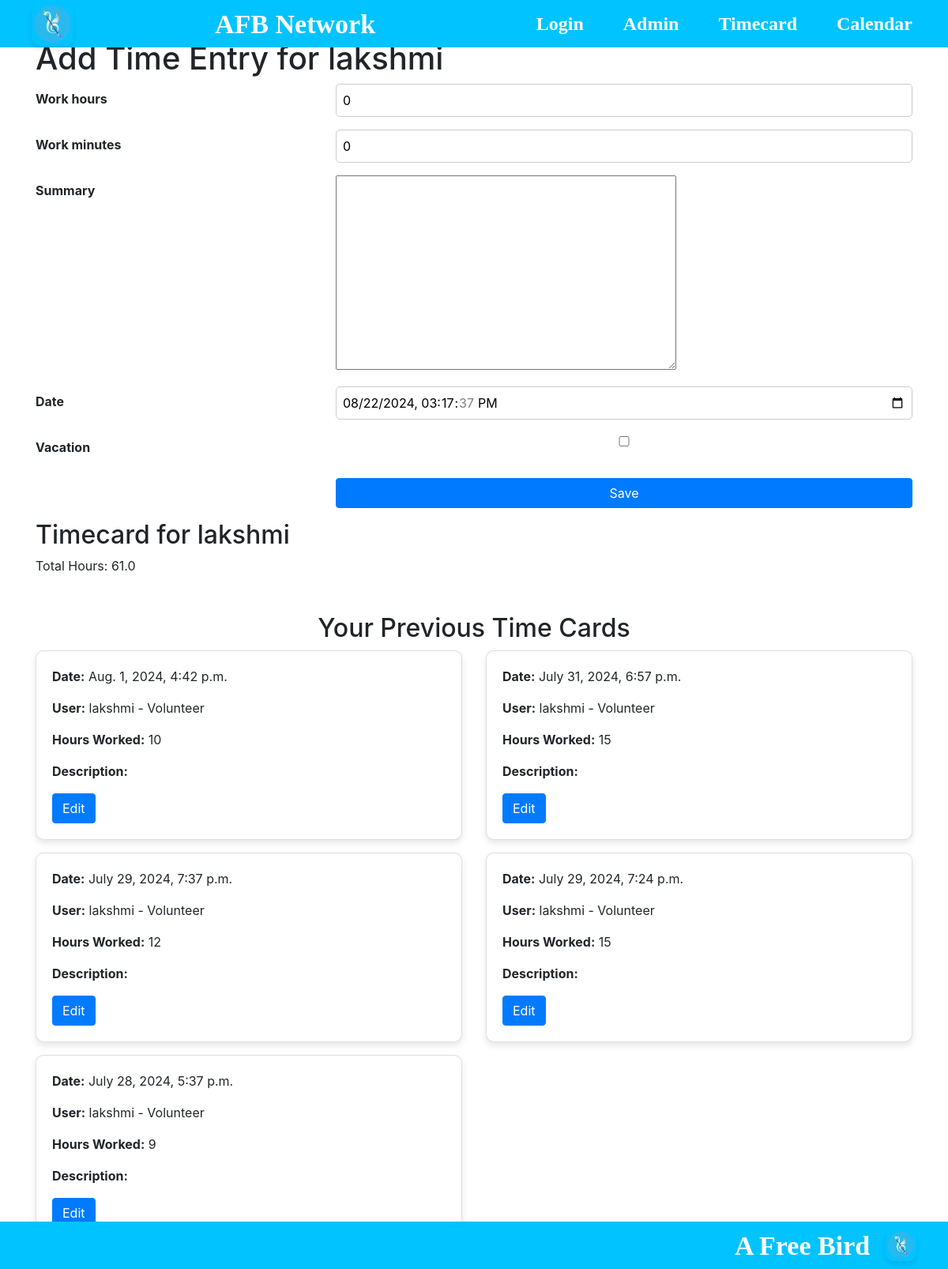
/timecard/1/ (signed in), run on an earlier commit of the app's database.
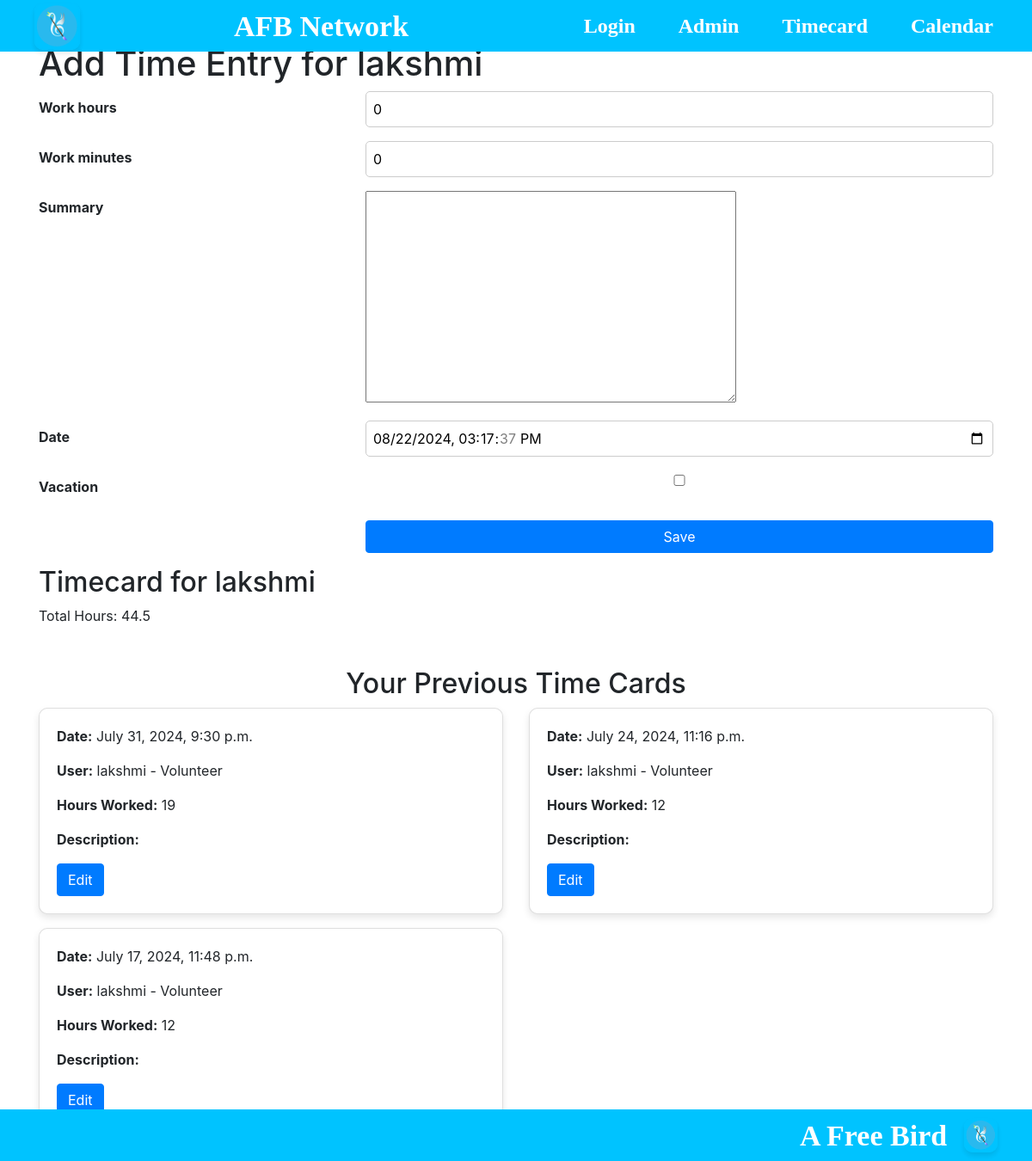
And on a later commit of the database.
### afb_network/models.py (models this page shows, shortened)
class TimeEntry(models.Model):
    user = models.ForeignKey(User, on_delete=models.CASCADE, default=None)
    work_hours = models.PositiveIntegerField(default=0)
    work_minutes = models.PositiveIntegerField(default=0)
    summary = models.TextField(max_length=255, blank=True, null=True)
    date = models.DateTimeField(default=now)
    vacation = models.BooleanField(default=False)  # Field to specify absence
    employee = models.ForeignKey(EmployeeProfile, on_delete=models.CASCADE, related_name='time_entries', blank=True, null=True)
    @property
    def hours_to_minutes(self):
        return self.work_hours * 60 + self.work_minutes

class EmployeeProfile(models.Model):
    user = models.OneToOneField(User, on_delete=models.CASCADE)
    position = models.CharField(max_length=100)
    bio = models.TextField()
    start_date = models.DateField(blank=True, null=True)
    end_date = models.DateField(blank=True, null=True)
    department = models.ForeignKey(Department, on_delete=models.CASCADE)  # Changed from CharField to ForeignKey
    image = models.ImageField(upload_to='profile_images/', blank=True, null=True)  # Add this line
    def __str__(self):
        return f"{self.user.username} - {self.position}"

### afb_network/views.py (the view)
# urls.py: path('timecard/<int:user_id>/', views.user_timecard, name='user_timecard'),
@login_required
def user_timecard(request, user_id):
    user = get_object_or_404(User, id=user_id)
    if request.method == 'POST':
        form = TimeEntryForm(request.POST)
        if form.is_valid():
            time_entry = form.save(commit=False)
            time_entry.user = user  # Assign the User instance
            time_entry.save()
            messages.success(request, 'Timecard submitted successfully.')
            return redirect('user_timecard', user_id=user_id)
    else:
        form = TimeEntryForm()
    employee = get_object_or_404(EmployeeProfile, user=user )
    time_entries = TimeEntry.objects.filter(employee=employee).order_by('-date')
    total_hours = sum(entry.hours_to_minutes for entry in time_entries) / 60
    users = User.objects.all()
    context = {
        'time_entries': time_entries,
        'total_hours': total_hours,
        'user_id': user_id,
        'form': form,
        'user': user
    }
    return render(request, 'timecard.html', context)

### afb_network/forms.py
class TimeEntryForm(forms.ModelForm):
    class Meta:
        model = TimeEntry
        fields = ['work_hours', 'work_minutes', 'summary', 'date', 'vacation']
        widgets = {
            'date': forms.DateTimeInput(attrs={'type': 'datetime-local'}),
        }

### afb_network/source/templates/timecard.html (shortened to what this page needs)
{% extends 'base.html' %}
{% block content %}
<!DOCTYPE html>
<html lang="en">
<head>
    <link rel="stylesheet" href="https://stackpath.bootstrapcdn.com/bootstrap/4.5.2/css/bootstrap.min.css">
</head>
<body>
    <div class="container">
        <h1>Add Time Entry for {{ user }}</h1>
        <form method="post" class="form-group">
            {% for field in form %}
            <div class="form-group row">
                <label class="col-sm-4 col-form-label" for="id_{{ field.name }}">{{ field.label }}</label>
                <div class="col-sm-8">
                    {{ field }}
                </div>
            </div>
            {% endfor %}
            <div class="form-group row">
                <div class="col-sm-8 offset-sm-4">
                    <button type="submit" class="btn btn-primary btn-block">Save</button>
                </div>
            </div>
        <h2>Timecard for {{ user }}</h2>
        <p>Total Hours: {{ total_hours }}</p>
        <div class="row mt-5">
            <div class="col-md-12">
                <h2 class="text-center">Your Previous Time Cards</h2>
                <div class="row">
                    {% for entry in time_entries %}
                    <div class="col-md-6">
                        <div class="card mb-3">
                            <div class="card-body">
                                <p><strong>Date:</strong> {{ entry.date }}</p>
                                <p><strong>User:</strong> {{ entry.employee}}</p>
                                <p><strong>Hours Worked:</strong> {{ entry.work_hours }}</p>
                                <p><strong>Description:</strong> {{ entry.description }}</p>
                                <a href="{% url 'edit_timecard' user.id %}" class="btn btn-primary">Edit</a>
                            </div>
                        </div>
                    </div>
                    {% empty %}
                    <div class="col-md-12">
                        <p class="text-center">No time cards found.</p>
                    </div>
                    {% endfor %}
                </div>
            </div>
        </div>
    </div>
</body>
</html>
{% endblock %}

### afb_network/source/templates/base.html (shortened to what this page needs)
{% load static %}
<!DOCTYPE html>
<html lang="en">
<head>
    <link href="https://stackpath.bootstrapcdn.com/bootstrap/5.1.0/css/bootstrap.min.css" rel="stylesheet">
    <link rel="stylesheet" href="https://cdnjs.cloudflare.com/ajax/libs/font-awesome/5.15.3/css/all.min.css">
    <link href="{% static 'css/profile.css' %}" rel="stylesheet">
    <link href="{% static 'css/dashboard.css' %}" rel="stylesheet">
    <link href='https://cdn.jsdelivr.net/npm/fullcalendar@5.11.0/main.min.css' rel='stylesheet' />
</head>
<body>
    <header class="header">
        <img src="{% static 'images/logo.png' %}" alt="Logo" class="logo">
        <div class="title">AFB Network</div>
        <nav>
            <ul>
                <li><a href="{% url 'login' %}">Login</a></li>
                <li><a href="/admin/">Admin</a></li>
                <li><a href="{% url 'user_timecard' user_id=request.user.id %}">Timecard</a></li>
                <li><a href="{% url 'user_calendar' user_id=request.user.id %}">Calendar</a></li>
            </ul>
        </nav>
    </header>
    {% block content %}{% endblock %}
    <footer class="footer">
        <div class="title">A Free Bird</div>
        <img src="{% static 'images/logo.png' %}" alt="Logo" class="logo">
    </footer>
</body>
</html>

### afb_network/source/static/css/profile.css (style rules this page uses)
body { font-family: Arial, sans-serif; margin: 0; padding: 0; }
header { background-color: #00c3ff; padding: 10px 0; color: white; display: flex; align-items: center; justify-content: space-between; width: 100%; height: 50px; }
header>div.title { flex-grow: 1; text-align: center; font-size: 34px; font-family: 'Lucida Handwriting', cursive; font-weight: bolder; margin: 0 auto; }
.logo { margin-left: 20px; height: 55px; width: auto; border: 2px solid #00c3ff; border-radius: 10px; box-shadow: 0 4px 6px rgba(0, 0, 0, 0.1); opacity: 0.9; }
.title { font-size: 24px; font-weight: bold; }
nav ul { list-style: none; padding: 0; margin: 0; display: flex; justify-content: space-around; }
nav ul li { margin: 0 25px; }
nav ul li a { text-decoration: none; font-size: 24px; font-family: 'Lucida Handwriting'; font-weight: bolder; color: white; }
footer { background-color: #00c3ff; padding: 10px 0; color: white; display: flex; align-items: center; justify-content: space-between; width: 100%; height: 30px; }
footer .logo { margin-right: 20px; height: 40px; }
footer>div.title { flex-grow: 1; text-align: right; font-size: 34px; font-family: 'Lucida Handwriting', cursive; font-weight: bolder; margin: 0; }
header, footer { position: fixed; left: 0; width: 100%; z-index: 1000; }
header { top: 0; }
footer { bottom: 0; }

### afb_network/source/templates/base.html (style rules this page uses)
.header, .footer { background-color: #00c3ff; height: 60px; width: 100%; display: flex; align-items: center; justify-content: space-between; padding: 0 20px; box-sizing: border-box; }

### afb_network/source/templates/timecard.html (style rules this page uses)
.container { margin-top: 50px; }
.form-group { margin-bottom: 15px; }
.form-group label { display: block; margin-bottom: 5px; font-weight: bold; }
.form-group input, .form-group select { width: 100%; padding: 8px; box-sizing: border-box; border: 1px solid #ccc; border-radius: 5px; }
.card { box-shadow: 0 4px 8px rgba(0, 0, 0, 0.1); border-radius: 10px; }
.card-body { padding: 20px; }
.btn-primary { background-color: #007bff; border-color: #007bff; }

What changed in the data, as far as the page shows it:
removed TimeEntry: date "Aug. 1, 2024, 4:42 p.m.", employee "lakshmi - Volunteer", work_hours "10"
removed TimeEntry: date "July 31, 2024, 6:57 p.m.", employee "lakshmi - Volunteer", work_hours "15"
removed TimeEntry: date "July 29, 2024, 7:37 p.m.", employee "lakshmi - Volunteer", work_hours "12"
removed TimeEntry: date "July 29, 2024, 7:24 p.m.", employee "lakshmi - Volunteer", work_hours "15"
no longer on this page (row edited): TimeEntry: date "July 28, 2024, 5:37 p.m.", employee "lakshmi - Volunteer", work_hours "9"
added TimeEntry: date "July 31, 2024, 9:30 p.m.", employee "lakshmi - Volunteer", work_hours "19"
added TimeEntry: date "July 24, 2024, 11:16 p.m.", employee "lakshmi - Volunteer", work_hours "12"
added TimeEntry: date "July 17, 2024, 11:48 p.m.", employee "lakshmi - Volunteer", work_hours "12"
Also different on the page:
{{ total_hours }}: "61.0" → "44.5"
